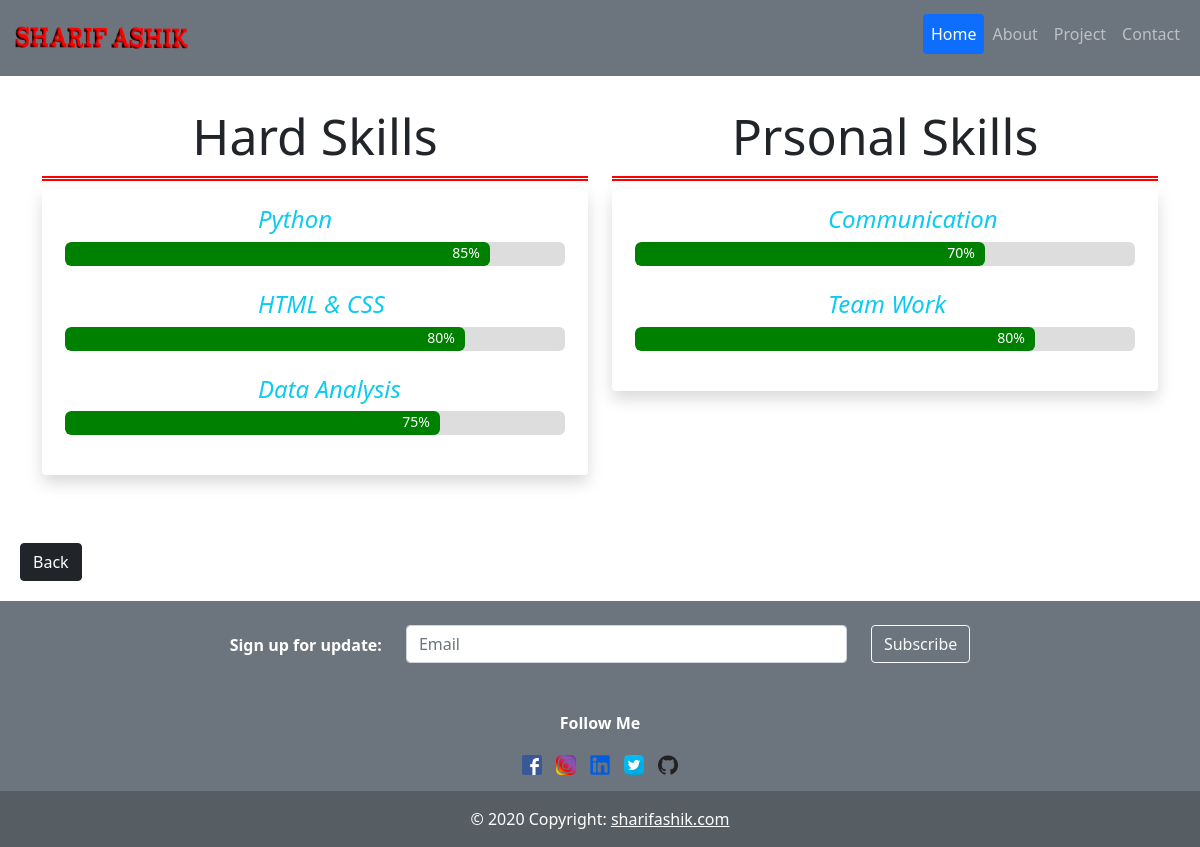
Screenshot of /skills/ with the database file from the repository.
### home/models.py (models this page shows, shortened)
class Skill(models.Model):
    choice=(
        ('Personal Skil','Personal Skil'),
        ('Hard Skil','Hard Skil'),
    )
    category=models.CharField(max_length=100,choices=choice)
    title=models.CharField(max_length=100)
    parcent=models.IntegerField()

### home/views.py (the view)
# urls.py: path('skills/',views.Skills,name='skills'),
def Skills(request):
    skill_obj=Skill.objects.filter(category="Hard Skil")
    personal_obj=Skill.objects.filter(category="Personal Skil")
    contexts={'skill_obj':skill_obj,
                'personal_obj':personal_obj,
                }
    return render(request,'home/skills.html',context=contexts)

### templates/home/skills.html (shortened to what this page needs)
{% extends 'base.html'%}
{% load static %}
{% block body%}
<div class="container">
    <div class="row">
        <div class="col col-sm-6">
            <h2 class="text-center fa-bold">Hard Skills</h2>
            <div class="skil_info shadow p-3 bg-body rounded">
                {% for i in skill_obj %}
                <div class="bar_title">
                    <h4 class="fst-italic text-info ">{{i.title}}</h4>
                </div>
                <div class="progress-bar">
                    <div class="progress"
                        data-percent="{{i.parcent}}"
                        data-color="green">
                        <span>{{i.parcent}}%</span>
                    </div>
                </div>
            {% endfor %}
        </div>
    </div>
    <div class="col col-sm-6">
        <h2 class="text-center fa-bold">Prsonal Skills</h2>
        <div class="skil_info shadow p-3 bg-body rounded">
            {% for i in personal_obj %}
        <div class="bar_title">
            <h4 class=" fst-italic text-info ">{{i.title}}</h4>
        </div>
        <div class="progress-bar">
            <div class="progress"
                data-percent="{{i.parcent}}"
                data-color="green">
                <span>{{i.parcent}}%</span>
            </div>
        </div>
        {% endfor %}
        </div>
    </div>
    </div>
</div>
<br><br>
<a class="btn btn-dark" href="{% url 'home' %}" style="margin: 20px;">Back</a>
{% endblock%}

### templates/home/skills.html (style rules this page uses)
.bar_title { margin-left: 200px; text-align: justify; }
.progress-bar { width: 500px; margin: 1.5rem auto; margin-top: 5px; background-color: #ddd; border-radius: 6px; height: 24px; }
.progress { width: 0; border-radius: 6px; height: 24px; text-align: right; position: relative; }
.progress span { font-size: 14px; display: inline-block; position: absolute; top: 0px; right: 10px; color: white; }
.col h2 { padding: 30px; padding-bottom: 10px; font-size: 50px; border-bottom: 5px double red; }
.skil_info { padding-top: 20px; }

### rows the page displays
Skill: title "Python", parcent "85"
Skill: title "HTML & CSS", parcent "80"
Skill: title "Data Analysis", parcent "75"
Skill: title "Communication", parcent "70"
Skill: title "Team Work", parcent "80"
